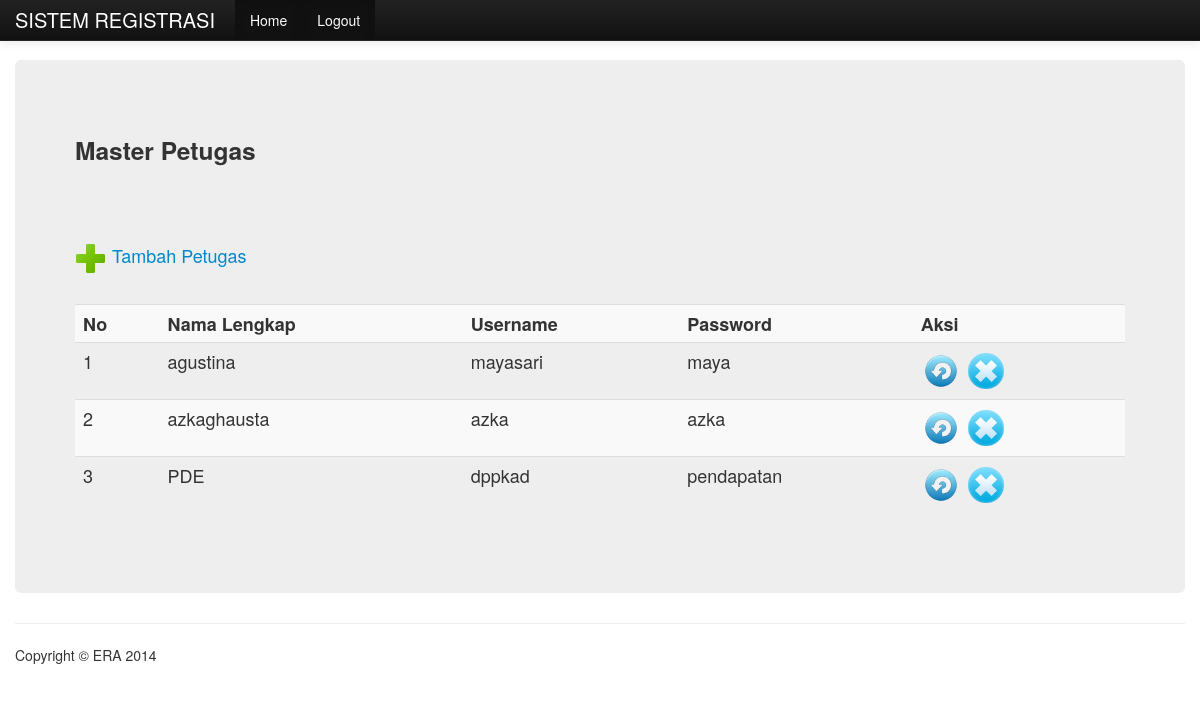
Page /daftarmember.php (signed in) on the committed database.
### tables this page shows
CREATE TABLE IF NOT EXISTS `petugas` (
  `idpetugas` int(11) NOT NULL AUTO_INCREMENT,
  `nama` varchar(30) NOT NULL,
  `username` varchar(30) NOT NULL,
  `password` varchar(100) NOT NULL,
  PRIMARY KEY (`idpetugas`)
);

### daftarmember.php (the view, shortened to what this page needs)
<!DOCTYPE html>
<html lang="en">
  <head>
    <link href="css/bootstrap.css" rel="stylesheet">
    <link href="css/bootstrap-responsive.css" rel="stylesheet">
  </head>
  <body>
    <div class="navbar navbar-inverse navbar-fixed-top">
      <div class="navbar-inner">
        <div class="container">
          <a class="brand" href="#">SISTEM REGISTRASI</a>
          <div class="nav-collapse collapse">
            <ul class="nav">
              <li class="active"><a href="paneladmin.php">Home</a></li>
			  <li class="active"><a href="logout.php">Logout</a></li>
            </ul>
          </div>
        </div>
      </div>
    </div>
    <div class="container">
      <div class="hero-unit">
		<h3>Master Petugas</h3><br/><br/>
		<a href="inputdatamember.php" ><img src="images/add.png" /> Tambah Petugas</a><br/><br/>
		<table class="table table-striped">
			<tr>
				<td><b>No</b></td>
				<td><b>Nama Lengkap</b></td>
				<td><b>Username</b></td>
				<td><b>Password</b></td>
				<td><b>Aksi</b></td>
			</tr>
		<?php
			$tampil = "SELECT * FROM petugas";
			$querytampil = mysql_query($tampil);
			$i = 1;
			while($hasil = mysql_fetch_array($querytampil)) {
				$id = $hasil['idpetugas'];
				$nama = $hasil['nama'];
				$username = $hasil['username'];
				$pass = $hasil['password'];
		?>
				<tr>
					<td><?php echo $i; ?></td>
					<td><?php echo $nama; ?></td>
					<td><?php echo $username; ?></td>
					<td><?php echo $pass; ?></td>
					<td>
						<a href="updatemember.php?id=<?php echo $id; ?>"><img height="40" width="40" src="images/update.png"  title="update" /></a>
						<a href="hapusmember.php?id=<?php echo $id; ?>"><img height="40" width="40" src="images/delete.png"  title="hapus" /></a>
					</td>
				</tr>
		<?php
				$i++;
			}
		?>
		</table>
	  </div>
      <hr>
      <footer>
        <p>Copyright &copy; ERA 2014</p>
      </footer>
    </div>
  </body>
</html>

### daftarmember.php (style rules this page uses)
body { padding-top: 60px; padding-bottom: 40px; }

### rows in the picture
petugas: nama "agustina", username "mayasari", password "maya"
petugas: nama "azkaghausta", username "azka", password "azka"
petugas: nama "PDE", username "dppkad", password "pendapatan"
